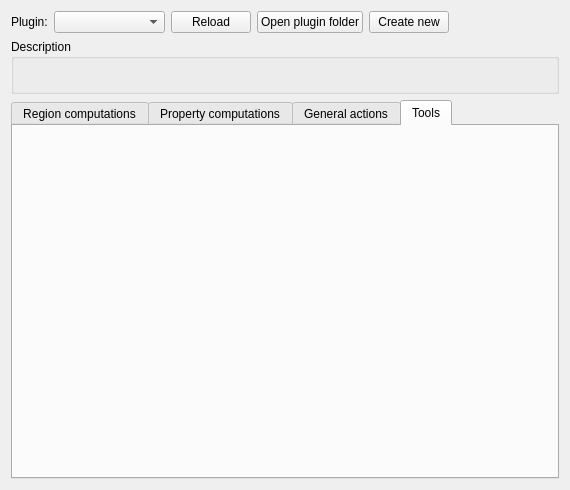
<?xml version="1.0" encoding="UTF-8"?>
<ui version="4.0">
 <class>PluginBrowser</class>
 <widget class="QWidget" name="PluginBrowser">
  <property name="geometry">
   <rect>
    <x>0</x>
    <y>0</y>
    <width>570</width>
    <height>490</height>
   </rect>
  </property>
  <property name="windowTitle">
   <string>Plugin Browser</string>
  </property>
  <layout class="QVBoxLayout" name="verticalLayout">
   <item>
    <layout class="QHBoxLayout" name="horizontalLayout">
     <item alignment="Qt::AlignLeft">
      <widget class="QLabel" name="label">
       <property name="sizePolicy">
        <sizepolicy hsizetype="Fixed" vsizetype="Preferred">
         <horstretch>0</horstretch>
         <verstretch>0</verstretch>
        </sizepolicy>
       </property>
       <property name="minimumSize">
        <size>
         <width>32</width>
         <height>0</height>
        </size>
       </property>
       <property name="text">
        <string>Plugin:</string>
       </property>
      </widget>
     </item>
     <item>
      <widget class="QComboBox" name="cmbPlugins">
       <property name="sizePolicy">
        <sizepolicy hsizetype="Expanding" vsizetype="Fixed">
         <horstretch>0</horstretch>
         <verstretch>0</verstretch>
        </sizepolicy>
       </property>
       <property name="maximumSize">
        <size>
         <width>148</width>
         <height>16777215</height>
        </size>
       </property>
      </widget>
     </item>
     <item>
      <widget class="QPushButton" name="btnReload">
       <property name="text">
        <string>Reload</string>
       </property>
      </widget>
     </item>
     <item>
      <widget class="QPushButton" name="btnOpenPluginFolder">
       <property name="text">
        <string>Open plugin folder</string>
       </property>
      </widget>
     </item>
     <item alignment="Qt::AlignLeft">
      <widget class="QPushButton" name="btnCreatePlugin">
       <property name="sizePolicy">
        <sizepolicy hsizetype="Fixed" vsizetype="Fixed">
         <horstretch>0</horstretch>
         <verstretch>0</verstretch>
        </sizepolicy>
       </property>
       <property name="text">
        <string>Create new</string>
       </property>
      </widget>
     </item>
     <item>
      <spacer name="horizontalSpacer">
       <property name="orientation">
        <enum>Qt::Horizontal</enum>
       </property>
       <property name="sizeHint" stdset="0">
        <size>
         <width>40</width>
         <height>20</height>
        </size>
       </property>
      </spacer>
     </item>
    </layout>
   </item>
   <item>
    <widget class="QGroupBox" name="groupBox">
     <property name="title">
      <string>Description</string>
     </property>
     <layout class="QHBoxLayout" name="horizontalLayout_2">
      <item>
       <widget class="QLabel" name="lblPluginDescription">
        <property name="text">
         <string/>
        </property>
       </widget>
      </item>
     </layout>
    </widget>
   </item>
   <item>
    <widget class="QTabWidget" name="tabComputations">
     <property name="currentIndex">
      <number>3</number>
     </property>
     <widget class="QWidget" name="tabRegions">
      <attribute name="title">
       <string>Region computations</string>
      </attribute>
     </widget>
     <widget class="QWidget" name="tabProperties">
      <attribute name="title">
       <string>Property computations</string>
      </attribute>
     </widget>
     <widget class="QWidget" name="tabGeneralActions">
      <attribute name="title">
       <string>General actions</string>
      </attribute>
     </widget>
     <widget class="QWidget" name="tabTools">
      <attribute name="title">
       <string>Tools</string>
      </attribute>
     </widget>
    </widget>
   </item>
  </layout>
 </widget>
 <resources/>
 <connections/>
</ui>
